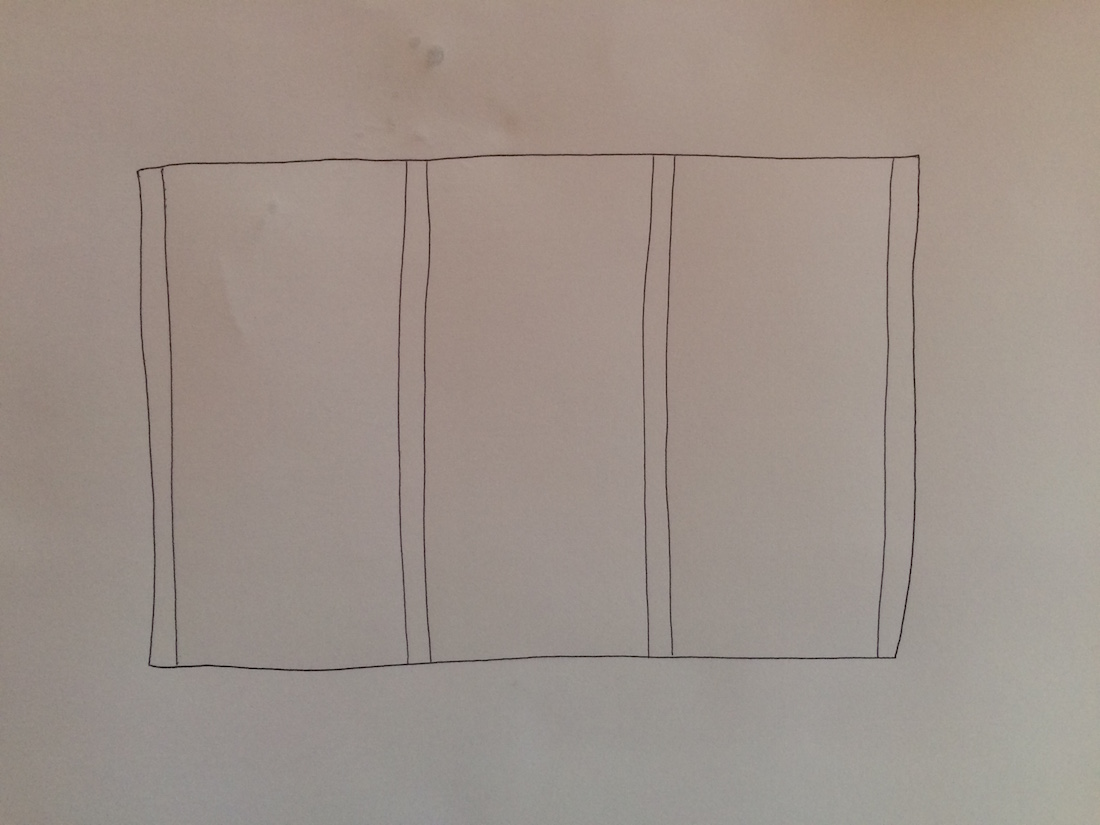
#> input picture sketched-lines/sample.jpg, 1100 x 825 px
$ python corner.py
#> lines starting #> are read from the running program, lines starting #| are printed output that depends on the picture; after the words box and inside, x2 and y2 are one past the last pixel; in counts of white or black regions, pixels touching at a corner belong together
import cv2
import numpy as np

# Read in image
img = cv2.imread('sample.jpg')
#> img is the input picture: shape (825, 1100, 3); mean B, G, R 137.8, 145.6, 157.7

# Convert to greyscale
grey = cv2.cvtColor(img, cv2.COLOR_BGR2GRAY)

# Use adaptive thresholding to pick out the ink
binarized = cv2.adaptiveThreshold(grey, 255, cv2.ADAPTIVE_THRESH_GAUSSIAN_C, cv2.THRESH_BINARY_INV, 15, 10)
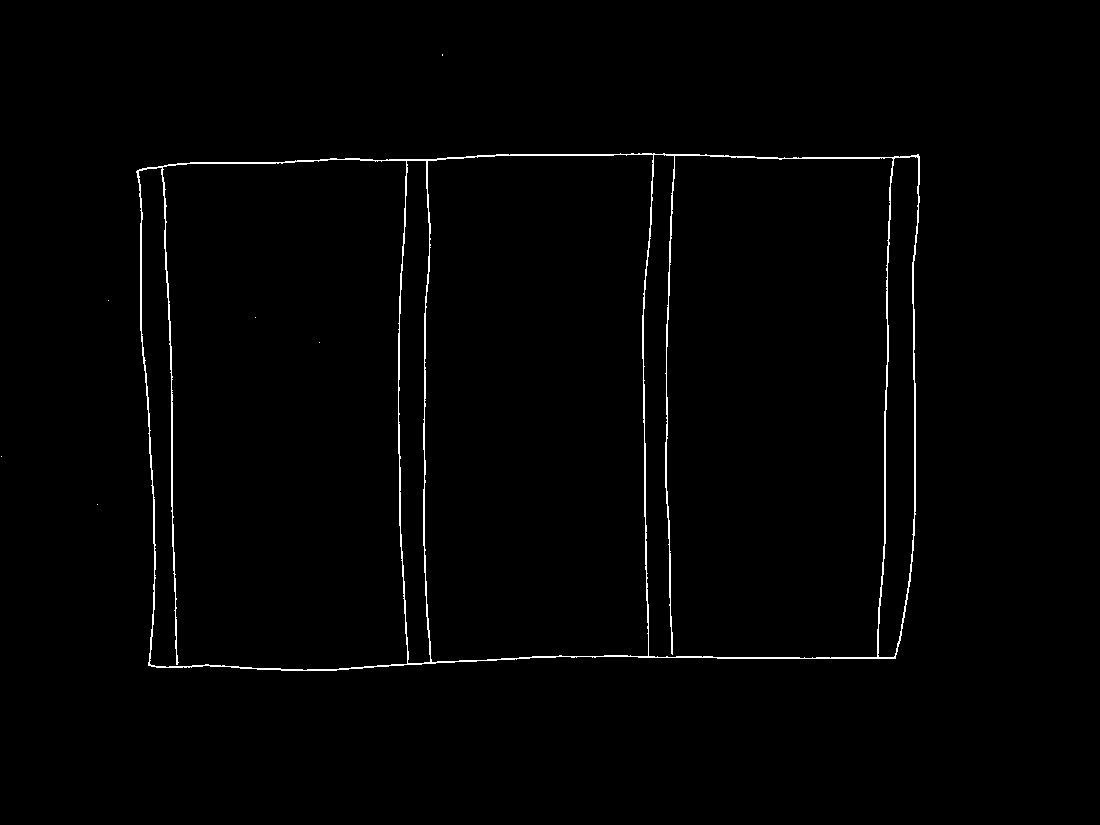
#> binarized: shape (825, 1100); 1.1% white in thin lines or dots, all inside (x1, y1, x2, y2) = (1, 54, 920, 671)

# Find corners. Parameters:
# 1. How many corners to find.
# 2. Quality of corners (0 - 1)
# 3. Minimum distance between corners
corners = cv2.goodFeaturesToTrack(binarized, 200, 0.5, 10)
#> corners = 16 rows, first 8: [164, 168], [893, 158], [648, 655], [406, 161], [674, 156], [409, 661], [139, 171], [148, 665]

# Draw corners on original image
corners = np.int0(corners)
for i in corners:
    x,y = i.ravel()
    cv2.circle(img,(x,y),3,(0,0,255),-1)
#> this loop made 16 passes
#> (x, y) on passes 1 to 12: (164, 168), (893, 158), (648, 655), (406, 161), (674, 156), (409, 661), (139, 171), (148, 665), (432, 661), (895, 658), (428, 161), (918, 154)
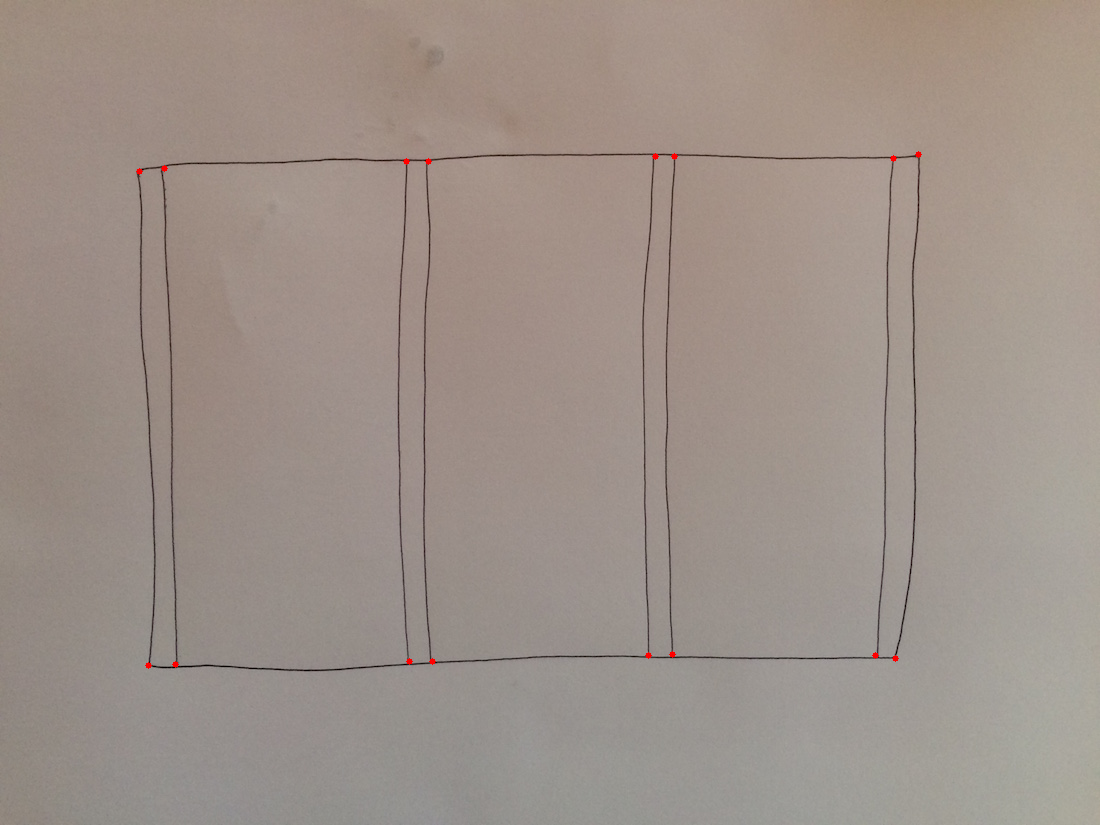
#> img: shape (825, 1100, 3); 0.05% of pixels changed, all inside (x1, y1, x2, y2) = (136, 151, 922, 669)

# Show it
cv2.imshow('image', img)
cv2.waitKey(0)
cv2.destroyAllWindows()
